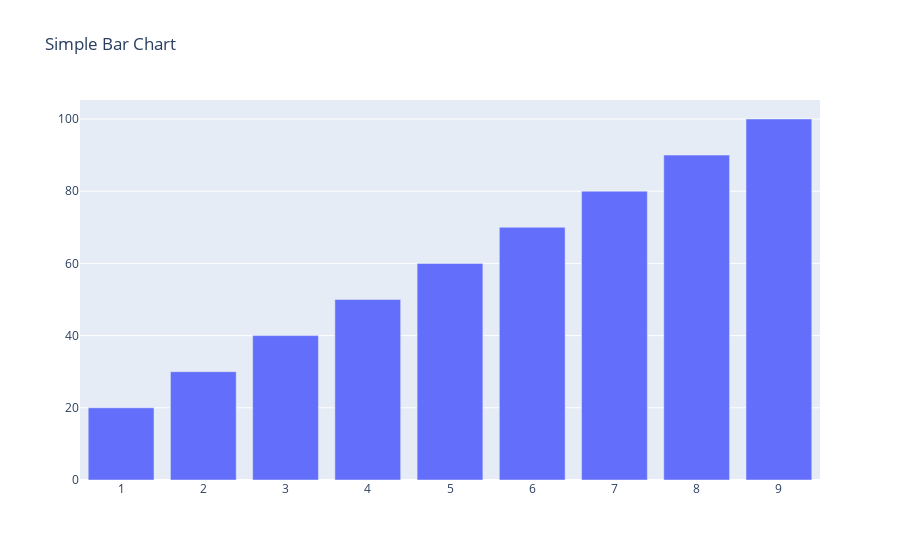

The notebook cell saved with this chart:
### Markdown cell above
# Bar Plot

### Code cell
# Use go.Bar to plot Bar charts in Plotly
x = np.arange(1,10)
y = np.arange(20,110,10)
data = go.Bar(
             x= x,
             y= y,
             )

layout = go.Layout(
                  title = 'Simple Bar Chart'
                  )


fig = go.Figure(data=data,layout=layout)
fig.show()

### Figure 1 — Plotly figure (JSON) as saved in the notebook; plotly's stock layout.template omitted (floating-point values rounded to 4 significant figures)
{"data": [{"type": "bar", "x": [1, 2, 3, 4, 5, 6, 7, 8, 9], "y": [20, 30, 40, 50, 60, 70, 80, 90, 100]}], "layout": {"title": {"text": "Simple Bar Chart"}}}
